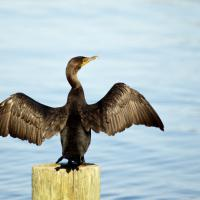
%> input picture Practica 5/cormoran_rgb.jpg, 200 x 200 px
$ octave P5_irene.m   (GNU Octave 9; MATLAB toolbox functions it lacks are replaced by stand-ins)
%> lines starting %> are read from the running program, lines starting %| are printed output that depends on the picture; in (x1, y1, x2, y2) boxes, pixels count from 0 and x2, y2 are one past the last pixel; in counts of white or black regions, pixels touching at a corner belong together; the program's own positions count from 1
% -- Practica 5: Segmentacion de Imagen (II)
% Como son tres objetos K=3

%% I Analisis visual de la imagen
close all;
clear all;

I = imread('cormoran_rgb.jpg')
%> I is the input picture: size 200x200x3 uint8; mean R, G, B 175.2, 189.5, 191.1
figure, imshow(I);
I_gray = rgb2gray(I);
I_bw = im2bw(I_gray, 200/255) %160 y 210 son los umbrales (histograma)
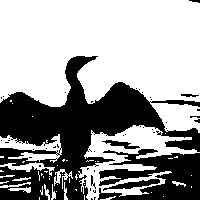
%> I_bw: size 200x200 logical; 62.6% white; 48 black regions (41 under 20 px), largest, box (x1, y1, x2, y2) and area: (0, 56, 200, 200) 11178, (98, 149, 200, 200) 3188, (103, 179, 160, 191) 260
figure,
subplot(2,3,1);
imshow(I_gray);
title('Imagen a escala de grises')
subplot(2,3,2)
imhist(I_gray), axis('auto');
title('Histograma de la I_gray')
subplot(2,3,3)
imshow(I_bw);
title('Imagen binaria')


% -- No se puede segmentar en binaria

% -- los puntos rojos son los centroides que tiene que estar en el centro de
% -- una nube de puntos.
% -- En esta foto ocurre porque el rango dinamicos es mas o menos de 150.
% -- El algoritmo k-medias se basa en la distancia.
% -- Los puntos rojos que no esten en la nube de puntos tienen que estar en
% -- el centro de una nube.
% -- Por ejemplo en este caso lo moveriamos en el eje x. Entonces normalizamos
% -- (estandarizamos): a= a-mean(a)/std(a)
% -- lo hacemos con la a y con la b.

%-- std: desviación tipica la dispersion de valores entorno a la media

% -- Y luego segmentamos

% -- Como lo mejoramos: nos vamos a la imagen original (grises) cogemos
% -- ventanas de 7x7 , vamos desplazando la ventana y sacamos tres tipos la
% -- entropia, el rango dinamico y la desviacion tipica.
% -- Las utilizamos como descriptores de textura.

% -- Elegimos entropia y desviacion tipica y le aplicamos el algoritmo k-medias
% -- Obtenemos sobresegmentacion ¿Por qué? porque los descriptores de textura
% -- no son adecuados.
% -- Nos quedamos con color salia mejor y añadimos una de textura.
% -- Seleccionamos un descriptor tipico homogeneo, en este caso es
% -- mejor la entropia porque es mas homogena y lo que quiero es segmentar los
% -- tres objetos
% -- Combinamos caracteristicas de color filtradas y de textura

%% II Caracteristicas RGB y algoritmo k-medias
close all;
%-- Extracción de las tres componentes RGB
I_R = I(:,:,1);
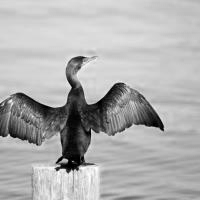
%> I_R: size 200x200 uint8; min 0, max 255, mean 175.2
I_G = I(:,:,2);
I_B = I(:,:,3);
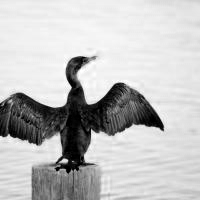
%> I_B: size 200x200 uint8; min 0, max 255, mean 191.1

figure,
subplot(2,3,1);
imshow(I_R);
title('Imagen R')
subplot(2,3,2)
imshow(I_G);
title('Imagen G')
subplot(2,3,3)
imshow(I_B);
title('Imagen B')

% le damos otra forma a la estructura de datos (reshape)
%Redimensionamos la componente extraida con el tamaño real de la foto
[nrows,ncols,ndim] = size(I);
%> nrows = 200; ncols = 200; ndim = 3
I_R_res = reshape(I_R,nrows*ncols,1);
I_G_res = reshape(I_G,nrows*ncols,1);
I_B_res = reshape(I_B,nrows*ncols,1);

%Para representarlo en tres dimensiones con label le damos nombre a cada
%componente

figure, plot3(I_R_res,I_G_res,I_B_res,'.b' );
xlabel('R'),ylabel('G'),zlabel('B');
%> after `zlabel('B')`:
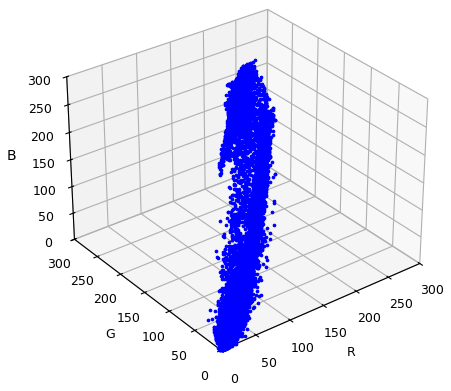
%> figure redrawn from the program's plot data

%Aplicamos el algoritmo k-medias con k=3

ngrupos = 3;
%Creamos nueva estructura de datos(Nueva mtx)
rgb_res= double([I_R_res, I_G_res, I_B_res]);
 %Matlab se queda con la mejor ejecucion de cluster center(ptos rojos)
 %Aplicamos la funcion kmeans con el valor de k=3, con 10 inicializacion
[cluster_idx cluster_center] = kmeans(rgb_res, ngrupos, 'distance','sqEuclidean','Replicates',10);
%> cluster_center = [196.3 219.5 230.6; 60.1 46.68 32.7; 177.7 162.8 113.6]
pixel_labels_rgb=reshape(cluster_idx,nrows,ncols);
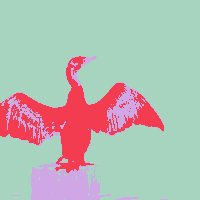
%> pixel_labels_rgb: size 200x200 double; 3 distinct labels, from 1 to 3; one colour per label, 0 black

%cluster idx es un identificador(vector) que contiene las etiquetas
%asociadas a cada pixel
%cluster idx: numero de pixel que tiene la imagen solo tenemos 3 columnas
%son las etiquetas: la que mas pixeles tiene corresponde al mar
figure, hist(cluster_idx);
title('numero de pixel por imagen')
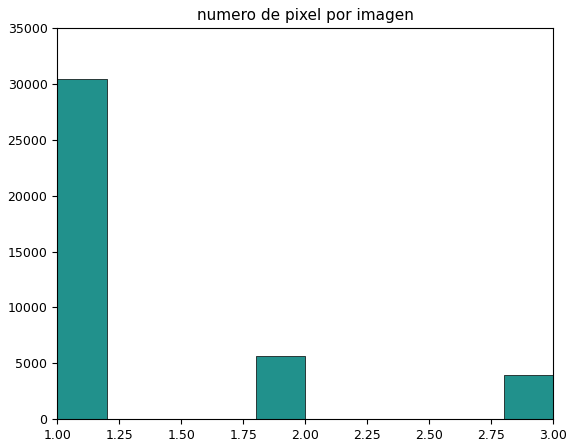
%> figure redrawn from the program's plot data; tallest bar 30415 high, from x = 1 to 1.2
figure, plot3(I_R_res, I_G_res, I_B_res, '.b');
xlabel('R'),ylabel('G'),zlabel('B');
hold on
%Estamos pintando los centros rojos
plot3(cluster_center(:,1),cluster_center(:,2),cluster_center(:,3),'sr','MarkerSize',20,'MarkerEdgeColor','r');

%La capa de segmentacion es poner el vector en la capa de tres dimensiones
%y visualizarlo con colores. Pasamos la capa de etiquetas a colores
%aleatorios
figure, imshow(pixel_labels_rgb, []), title('Segmentacion - RGB sin normalización')
I_segm = label2rgb(pixel_labels_rgb);
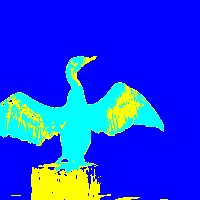
%> I_segm: size 200x200x3 uint8; mean R, G, B 25, 61.1, 230
figure, imshow(I_segm)
title('Etiquetas colores aleatorios asociados a esas etiquetas')

%% III Caracteristicas cromaticas a b
%Cambio al espacio lac y considero unicamente el espacio ab
%> (the run ends here)
